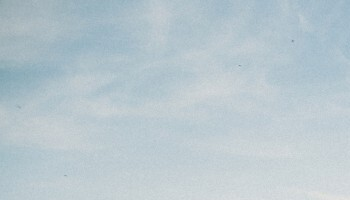
#> input picture TP3/images/train/cielo.jpg, 350 x 200 px, found by its file name
$ python img_analyze.py
#> lines starting #> are read from the running program, lines starting #| are printed output that depends on the picture
import cv2
import numpy as np
import matplotlib.pyplot as plt

def analyze_image_colors_barchart(image_paths, predominant_colors):
    # Crear una figura para mostrar los gráficos
    plt.figure(figsize=(15, 5))

    # Definir los colores para los canales RGB
    colors = ['Red', 'Green', 'Blue']

    # Lista para almacenar los promedios por imagen
    avg_colors_all_images = []

    # Calcular el promedio de los valores RGB para cada imagen
    for img_path in image_paths:
        image = cv2.imread(img_path)
#> image is the input picture: shape (200, 350, 3); mean B, G, R 206.3, 199.3, 184.5
        image_rgb = cv2.cvtColor(image, cv2.COLOR_BGR2RGB)
        avg_color_per_channel = np.mean(image_rgb, axis=(0, 1))
#> avg_color_per_channel = [184.5, 199.3, 206.3]
        avg_colors_all_images.append(avg_color_per_channel)

    # Encontrar el valor máximo global entre todos los canales y todas las imágenes
    max_rgb_value = max([max(avg_colors) for avg_colors in avg_colors_all_images])
#> max_rgb_value = 206.3

    # Crear gráficos de barras para cada imagen
    for i, avg_color_per_channel in enumerate(avg_colors_all_images):
        plt.subplot(1, len(image_paths), i + 1)
        plt.title(f'{predominant_colors[i]}')

        # Crear gráfico de barras para los canales RGB
        plt.bar(colors, avg_color_per_channel, color=['r', 'g', 'b'])

        # Establecer el mismo límite en el eje y para todos los gráficos
        plt.ylim(0, 255)
#> this loop made 3 passes
#> avg_color_per_channel on passes 1 to 3: [184.5, 199.3, 206.3], [120.4, 144.1, 98.18], [150.4, 139.6, 133.5]

    # Mostrar los gráficos
    plt.tight_layout()
    plt.show()
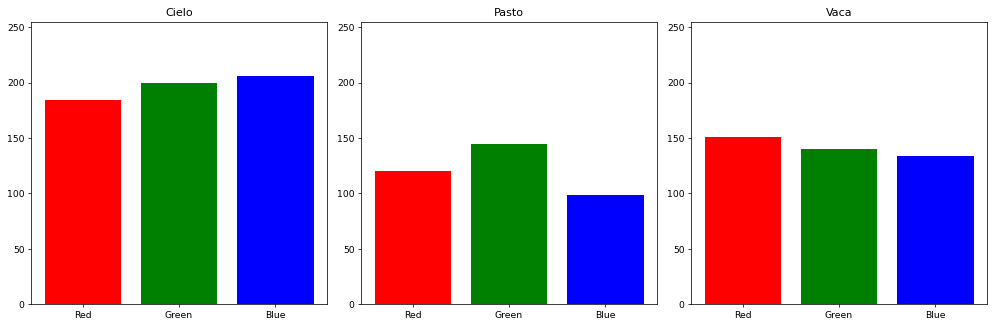
#> figure drawn by matplotlib, 3 panels; panel 1: tallest bar 206.3 high, from x = 1.6 to 2.4; panel 2: tallest bar 144.1 high, from x = 0.6 to 1.4; panel 3: tallest bar 150.4 high, from x = -0.4 to 0.4

# Lista de rutas de las imágenes
image_paths = ['./images/train/cielo.jpg', './images/train/pasto.jpg', './images/train/vaca.jpg']
# Lista de colores predominantes para cada imagen
predominant_colors = ['Cielo', 'Pasto', 'Vaca']

# Llamar a la función
analyze_image_colors_barchart(image_paths, predominant_colors)
